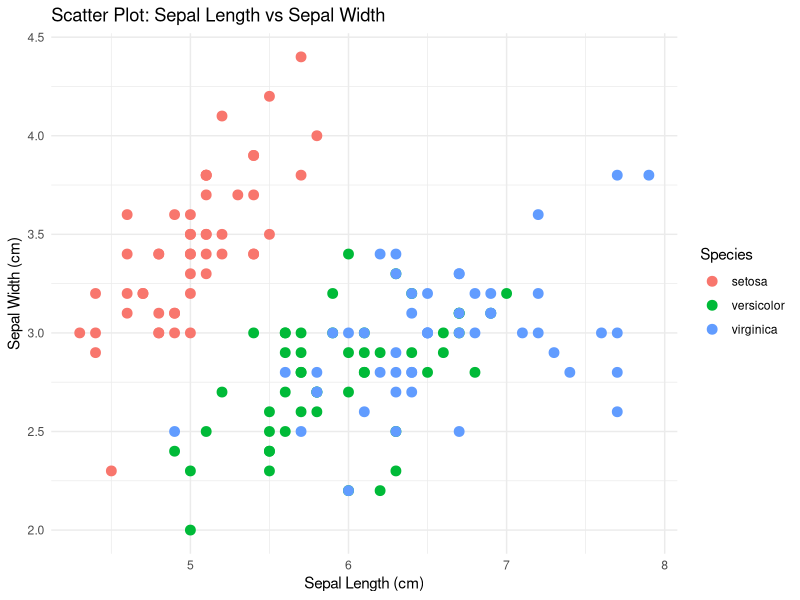
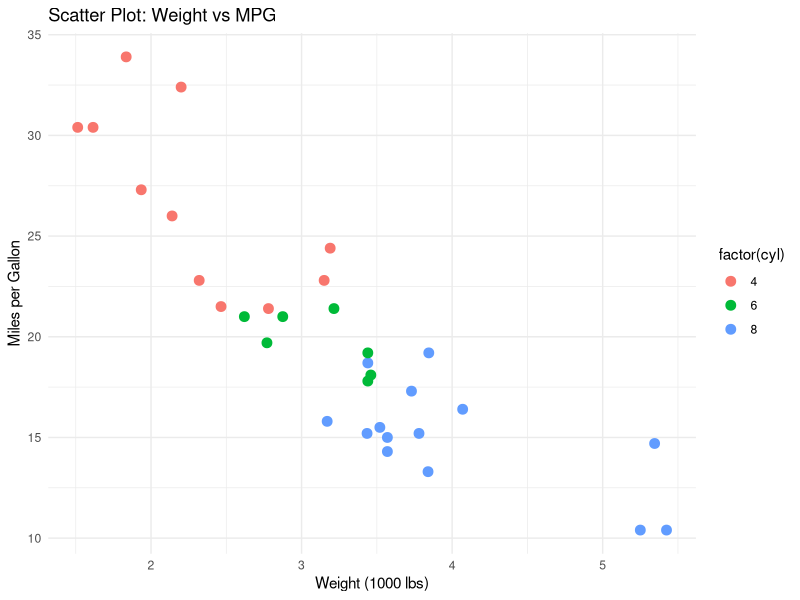
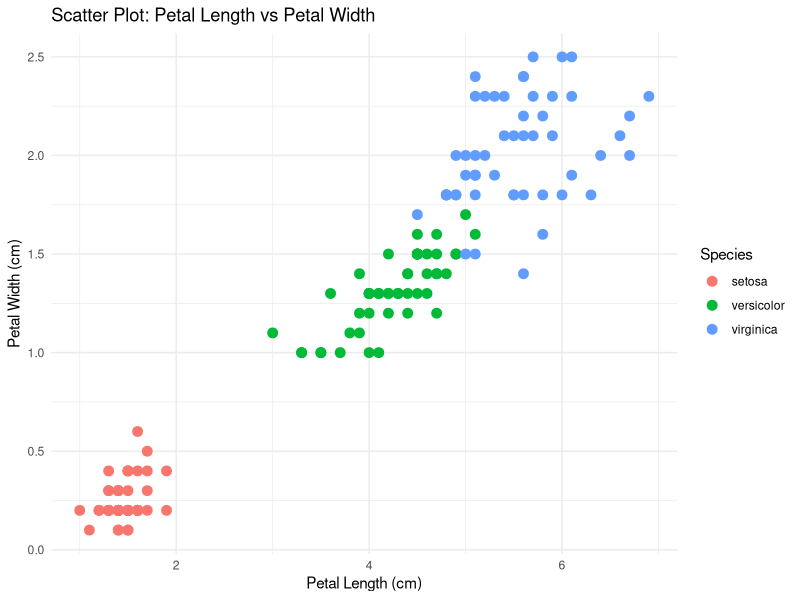
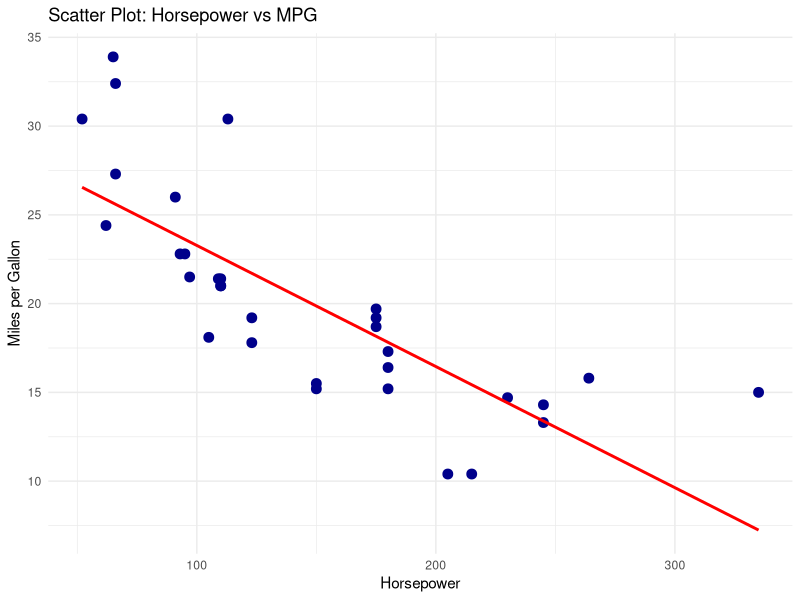
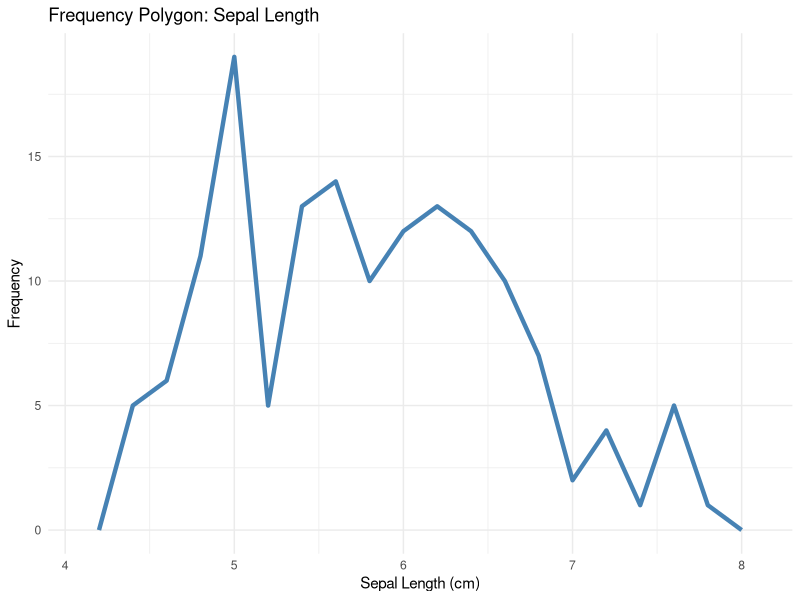
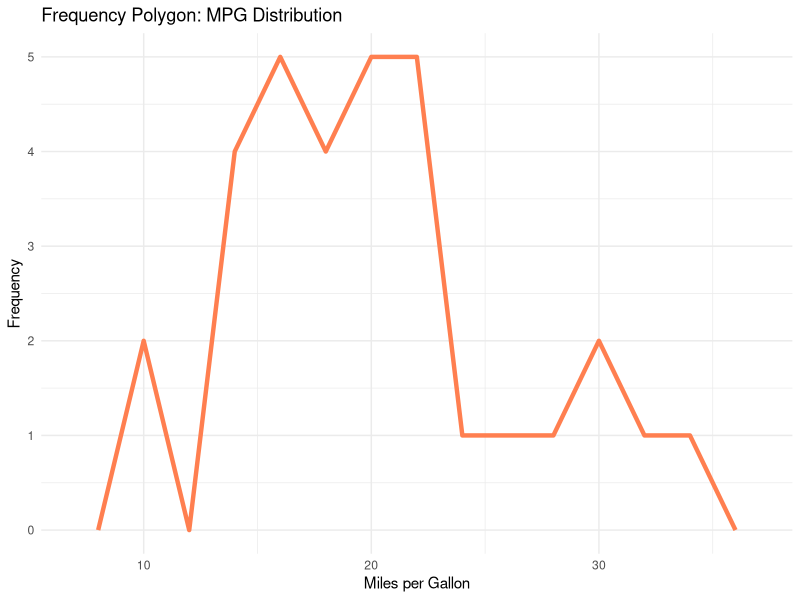
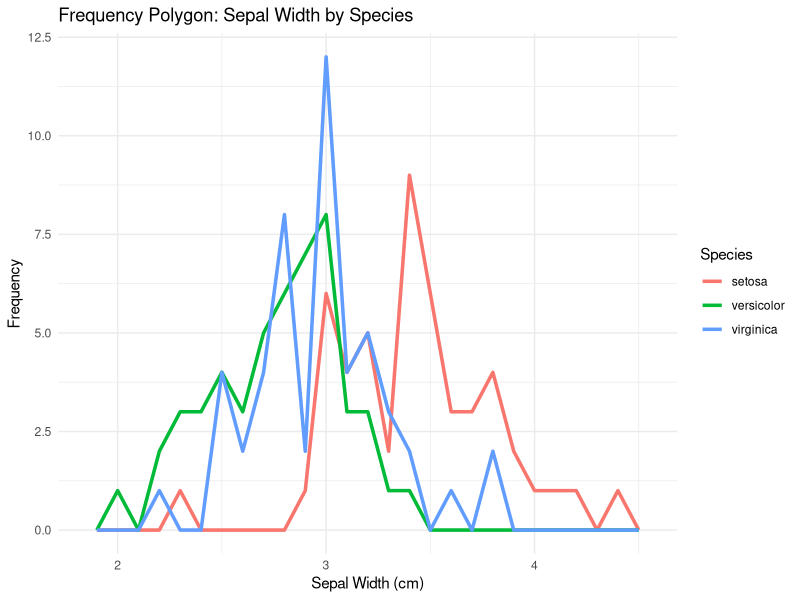
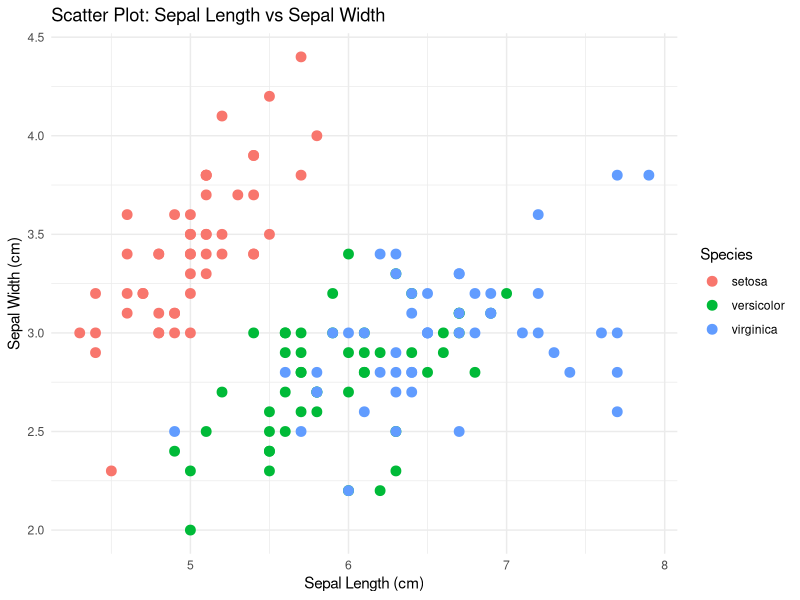

These figures' R source, in order: (Note: this script raises an error after producing the figures.)
# ============================================================================
# QUESTION 11: Plot Scatter plot and Frequency polygon
# ============================================================================

if (!require("ggplot2")) install.packages("ggplot2")
library(ggplot2)

# Load datasets
data(iris)
data(mtcars)

# ============================================================================
# SCATTER PLOTS using ggplot2
# ============================================================================

# Scatter plot 1: Iris Sepal.Length vs Sepal.Width
cat("=== Scatter Plot 1: Sepal Length vs Sepal.Width ===\n")
p1 <- ggplot(iris, aes(x = Sepal.Length, y = Sepal.Width, color = Species)) +
  geom_point(size = 3) +
  labs(title = "Scatter Plot: Sepal Length vs Sepal Width",
       x = "Sepal Length (cm)", y = "Sepal Width (cm)") +
  theme_minimal()
print(p1)

ggsave("scatter_iris_sepal.png", p1, width = 8, height = 6)
cat("Saved: scatter_iris_sepal.png\n")

# Scatter plot 2: mtcars Weight vs MPG
cat("\n=== Scatter Plot 2: Weight vs MPG ===\n")
p2 <- ggplot(mtcars, aes(x = wt, y = mpg, color = factor(cyl))) +
  geom_point(size = 3) +
  labs(title = "Scatter Plot: Weight vs MPG",
       x = "Weight (1000 lbs)", y = "Miles per Gallon") +
  theme_minimal()
print(p2)

ggsave("scatter_mtcars_weight_mpg.png", p2, width = 8, height = 6)
cat("Saved: scatter_mtcars_weight_mpg.png\n")

# Scatter plot 3: Iris Petal Length vs Petal Width
cat("\n=== Scatter Plot 3: Petal Length vs Petal Width ===\n")
p3 <- ggplot(iris, aes(x = Petal.Length, y = Petal.Width, color = Species)) +
  geom_point(size = 3) +
  labs(title = "Scatter Plot: Petal Length vs Petal Width",
       x = "Petal Length (cm)", y = "Petal Width (cm)") +
  theme_minimal()
print(p3)

ggsave("scatter_iris_petal.png", p3, width = 8, height = 6)
cat("Saved: scatter_iris_petal.png\n")

# Scatter plot 4: mtcars Horsepower vs MPG
cat("\n=== Scatter Plot 4: Horsepower vs MPG ===\n")
p4 <- ggplot(mtcars, aes(x = hp, y = mpg)) +
  geom_point(size = 3, color = "darkblue") +
  geom_smooth(method = "lm", se = FALSE, color = "red") +
  labs(title = "Scatter Plot: Horsepower vs MPG",
       x = "Horsepower", y = "Miles per Gallon") +
  theme_minimal()
print(p4)

ggsave("scatter_mtcars_hp_mpg.png", p4, width = 8, height = 6)
cat("Saved: scatter_mtcars_hp_mpg.png\n")

# ============================================================================
# FREQUENCY POLYGONS
# ============================================================================

# Frequency polygon 1: Iris Sepal.Length
cat("\n=== Frequency Polygon 1: Iris Sepal.Length ===\n")
p5 <- ggplot(iris, aes(x = Sepal.Length)) +
  geom_freqpoly(binwidth = 0.2, color = "steelblue", size = 1.5) +
  labs(title = "Frequency Polygon: Sepal Length",
       x = "Sepal Length (cm)", y = "Frequency") +
  theme_minimal()
print(p5)

ggsave("freqpolygon_iris_sepal.png", p5, width = 8, height = 6)
cat("Saved: freqpolygon_iris_sepal.png\n")

# Frequency polygon 2: mtcars MPG
cat("\n=== Frequency Polygon 2: mtcars MPG ===\n")
p6 <- ggplot(mtcars, aes(x = mpg)) +
  geom_freqpoly(binwidth = 2, color = "coral", size = 1.5) +
  labs(title = "Frequency Polygon: MPG Distribution",
       x = "Miles per Gallon", y = "Frequency") +
  theme_minimal()
print(p6)

ggsave("freqpolygon_mtcars_mpg.png", p6, width = 8, height = 6)
cat("Saved: freqpolygon_mtcars_mpg.png\n")

# Frequency polygon 3: Compare Species
cat("\n=== Frequency Polygon 3: Compare Species (Sepal.Width) ===\n")
p7 <- ggplot(iris, aes(x = Sepal.Width, color = Species)) +
  geom_freqpoly(binwidth = 0.1, size = 1.2) +
  labs(title = "Frequency Polygon: Sepal Width by Species",
       x = "Sepal Width (cm)", y = "Frequency") +
  theme_minimal()
print(p7)

ggsave("freqpolygon_iris_species.png", p7, width = 8, height = 6)
cat("Saved: freqpolygon_iris_species.png\n")

# ============================================================================
# Base R Plots
# ============================================================================

cat("\n=== Base R Scatter Plot ===\n")
png("scatter_base.png", width = 800, height = 600)
plot(iris$Sepal.Length, iris$Sepal.Width,
     main = "Scatter Plot: Sepal Length vs Width (Base R)",
     xlab = "Sepal Length", ylab = "Sepal Width",
     col = as.numeric(iris$Species), pch = 19)
legend("topright", legend = levels(iris$Species),
       col = 1:3, pch = 19, title = "Species")
dev.off()
cat("Saved: scatter_base.png\n")

# Base R frequency polygon
png("freqpolygon_base.png", width = 800, height = 600)
hist_sepal <- hist(iris$Sepal.Length, plot = FALSE)
lines(hist_sepal$mids, hist_sepal$counts, type = "b",
      col = "steelblue", pch = 16)
dev.off()
cat("Saved: freqpolygon_base.png\n")

cat("\n=== Question 11 Complete ===\n")
